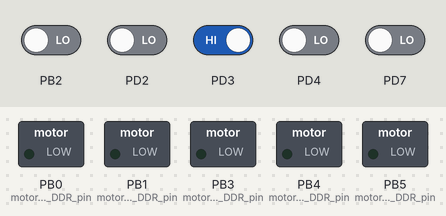
Simulated run of this program. Board: ATmega328P, built with avr-gcc and emulated at 16 MHz. Parts: switched loads named in the program (green lamp = pin HIGH). The test bench sets the inputs (shaded band); at power-on: PD3 HIGH, PB2, PD2, PD4, PD7 LOW.

Above: at 1.2 s.
1.3 s: PD2 driven HIGH
At 2.2 s:
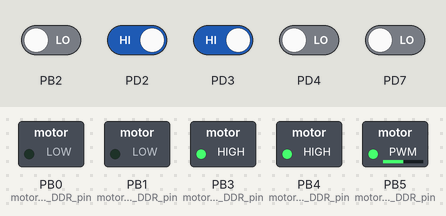
4.3 s: PD3 driven LOW
At 5.7 s:
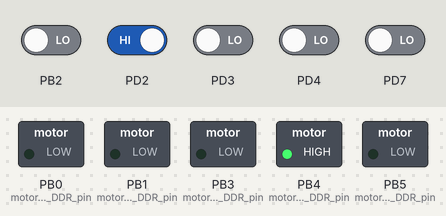
Timing chart, 0 to 7.3 s (numbered marks = the images above; inputs shaded):
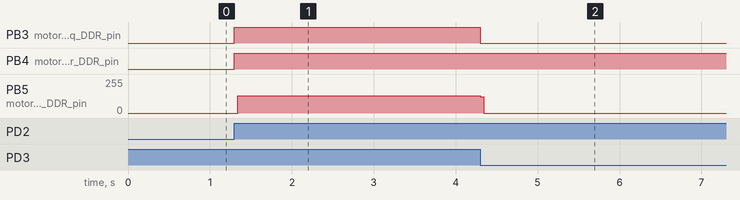

The program:

main.c
```c
/*
 * Ashot's_project.c
 *
 * Created: 06.08.2017 14:32:17
 * Author : Hrach
 */
#include "defines.h"
#include "functions.h"
#include "functions.cpp"

#include <avr/io.h>
#include <util/delay.h>
#include <avr/interrupt.h>

unsigned int	ADC_value;
unsigned int	battom0;
unsigned int	i0;
unsigned int	j0;
unsigned int 	battom1;
unsigned int 	i1;
unsigned int 	j1;
unsigned char	AUTOMATIC_state;//lets automatic mode to start
unsigned char	shpindel_path_counter;
unsigned int	c;
unsigned char	Nuber_of_operetions;
uint8_t			auto_correct;
uint8_t			led;
unsigned char	manual_mode;
uint8_t			motor_2_counter_checker = 0;

ISR (INT0_vect)
{
	if(AUTOMATIC_state==ON)
	{
		motor_1_dir_on;
		battom1=ON;
		j1=0;
		//c=40960;//2560;
	}
}

ISR (TIMER2_COMPA_vect)
{

	if(battom1==ON)
	{
		AUTOMATIC_state=OFF;
		motor_1_ON;

		if (shpindel_path_counter!=0)
		{
			if(j1==0)
			{
				motor_1_Inverse;
				i1++;

				/*************/
				// hin code

			//	j1=4;

				/*******************************/
				/*==== >> avelacrac mas << ====*/
//
				//if(c!=5)
				//{
				//c=c/2;
				//j1=c;
				//}
				//else

				j1=motor_1_code_hz;//1khz generation 6sc 10-200ms wait

				/*==== >> avelacrac masi verj << ====*/
				/*************************************/

			}

			else
			{
				j1--;
			}

			if(i1==motor_1_work_time)
			{
				i1=0;
				shpindel_path_counter--;

				//PORTB &= 0xFC; //&=(0<< PB1);
				motor_1_signal_OFF;
				//PORTB &=(0<< PB0);
				motor_1_OFF;
				//PORTB ^=0x04;//(1<< PB2);
				motor_1_dir_inverse;
				_delay_ms(100);


				//PORTB|=0x01;//(1<< PB0);
				motor_1_ON;
			}
		}

		else
		{
			//PORTB|=0x04;//(1<< PB2);//////////////////////////////////////////
			motor_1_dir_on;
			//PORTB&=0xFE;//(0<< PB0);
			motor_1_OFF;
			battom1=OFF;
			battom0=ON;
			j0=0;
			//b=Nuber_of_operetions;
			shpindel_path_counter=shpindel_path_counter_VAR;
		}
	}

}


ISR (TIMER0_COMPA_vect)
{
	if(battom0==ON)
	{
		//PORTD|=(1<< PD7);
		motor_2_ON;
		if(j0==0)
		{
			//PORTD^=(1<< PD6 );
			motor_2_Inverse;
			j0=motor_2_code_hz;

			i0++;
			}

		else
		{
			j0--;
		}
		if(i0==200)
		{
			i0=0;
			battom0=OFF;

			//PORTD&=(0<< PD7);
			motor_2_OFF;
			//PORTD^=(0<< PD6);
			//motor_2_Inverse;
			motor_2_signal_OFF;
			AUTOMATIC_state=ON;
			battom1=ON;
			j1=0;
			motor_2_counter_checker++;
		}

			if (motor_2_counter_checker == 2)
			{
				led = led_check; //6 pd6 // pinb3 pin 11

				while(led==OFF)
				{
					//PORTB|=0x02;  //  9 pb1 (1<< PB1 ) // PORTD|=0x80;//(1<< PD7);
					//PORTB^=0x01;  // 8 pb0 (1<< PB0 ) // PORTD^=0x40;//(1<< PD6
					motor_2_ON;
					motor_2_Inverse;
					_delay_ms(motor_2_hz/20);
					led = led_check; // 6 pd6 // pinb3 pin
				}
				//PORTB&=0x6B; // 8 pb0 - 11 pb3 // 9 pb1 - 13 pb5 // 1111 1100 <<----petqa poxel
				motor_2_OFF;
				motor_2_signal_OFF;
				motor_2_counter_checker = 0;
			}
	}
}


/***************************************
===========>> manual mode <<===========*/
ISR(INT1_vect)
{
	//u= 0x00;
	AUTOMATIC_state=OFF;
	battom1=OFF;
	battom0=OFF;
	//PORTD&=0x7F;
	motor_2_signal_OFF;
	motor_2_OFF;
	//PORTB&=0xFE;
	motor_1_OFF;
	motor_1_dir_on;
	//motor_1_dir_inverse;

	//manual_mode=0x08 & PORTD;
	manual_mode=manual_mode_check;
	while(manual_mode_check==OFF)//)PD3//inverse logic should be ==ON
	{

		while(manual_mode_motor_1_on_check!=OFF)//PIND4==0x10 check if the flag is on
		{
			//PORTB|=0x01;
			motor_1_ON;
			//PORTB^=0x02;//(1<< PB1 );
			motor_1_Inverse;
			_delay_us(motor_1_hz/2);
			//w= 0x10 & PIND;
		}

		//PORTB&=0xFE;//(0<< PB0);
		motor_1_OFF;
		motor_1_signal_OFF;


		while(manual_mode_motor_2_on_check!=OFF)
		{
			for(uint8_t u=1;u<=200;u++)
			{
				//PORTD|=0x80;//(1<< PD7);
				//PORTD^=0x40;//(1<< PD6 );
				motor_2_ON;
				motor_2_Inverse;
				_delay_ms(motor_2_hz/20);
			}


		}
		//PORTD&=0x7F;
		motor_2_OFF;
		motor_2_signal_OFF;

		auto_correct = auto_correct_check;// 7 pd7 // pinb4 pin 12
		while(auto_correct!=OFF)
		{
			led = led_check; //6 pd6 // pinb3 pin 11

			while(led==OFF)
			{
				//PORTB|=0x02;  //  9 pb1 (1<< PB1 ) // PORTD|=0x80;//(1<< PD7);
				//PORTB^=0x01;  // 8 pb0 (1<< PB0 ) // PORTD^=0x40;//(1<< PD6
				motor_2_ON;
				motor_2_Inverse;
				_delay_ms(motor_2_hz/20);
				led = led_check; // 6 pd6 // pinb3 pin
			}
			//PORTB&=0x6B; // 8 pb0 - 11 pb3 // 9 pb1 - 13 pb5 // 1111 1100 <<----petqa poxel
			motor_2_OFF;
			motor_2_signal_OFF;
			auto_correct = auto_correct_check; //12 pb4 --> 7 pd7 // pinb4 pin 12
		}
	}
	motor_1_dir_on;
	AUTOMATIC_state=ON;
}

/********************************/


int main(void)
{
	//way=0x00;
	battom0=OFF;
	i0=0;
	j0=0;
	battom1=OFF;
	i1=0;
	j1=0;

	shpindel_path_counter=shpindel_path_counter_VAR;

	AUTOMATIC_state=ON;
	PORTB=0x00;
	PORTD=0x00;
	DDRB=0x00;
	DDRD=0x00;

	sbi(motor_1_freq_DDR,motor_1_freq_DDR_pin);
	sbi(motor_1_ON_OFF_DDR,motor_1_ON_OFF_DDR_pin);
	sbi(motor_1_dir_DDR,motor_1_dir_DDR_pin);
	//DDRB=(1<<DDB1)|(1<<DDB0)|(1<<DDB2)|(1<<DDB5);
	//PORTB=(1<< PB2)|(1<<PB5);
	motor_1_dir_on;
	motor_2_freq_PORT=0x00;//bla bla bla pull up stuff
	sbi(motor_2_freq_DDR,motor_2_freq_DDR_pin);
	sbi(motor_2_ON_OFF_DDR,motor_2_ON_OFF_DDR_pin);
	//PORTD=(1<<PORTD3);


	cli();
	Init_Interrupts();
	Init_Timers();
	//Init_ADC();
	//ADC_read();
	sei();

	//Nuber_of_operetions=PIND&0x1C;
	//Nuber_of_operetions=(Nuber_of_operetions>>2);
	//b=Nuber_of_operetions;

	while(1)
	{
		_delay_ms(1000);
	}

	//Nuber_of_operetions=PIND&0x1C;
	//Nuber_of_operetions=(Nuber_of_operetions>>2);
}
```

defines.c
```c
#include "defines.h"
#include "functions.h"
```

defines.h
```c
#ifndef DEFINES
	#define DEFINES

	#define F_CPU 16000000UL
	#define BAUD 9600UL
	#define MY_UBRR (F_CPU/16/BAUD-1)

	#define ON 0x01
	#define OFF 0x00

	#define cbi(sfr, bit) (_SFR_BYTE(sfr) &= ~_BV(bit))
	#define sbi(sfr, bit) (_SFR_BYTE(sfr) |= _BV(bit))
	/*--------------motor 1 pin setup-----------*/
	#define motor_1_freq_DDR				DDRB
	#define motor_1_ON_OFF_DDR				DDRB
	#define motor_1_dir_DDR					DDRB

	#define motor_1_freq_DDR_pin			DDB3//1-->5
	#define motor_1_ON_OFF_DDR_pin			DDB5//0-->3
	#define motor_1_dir_DDR_pin				DDB4//2-->4

	#define motor_1_freq_PORT				PORTB
	#define motor_1_ON_OFF_PORT				PORTB
	#define motor_1_dir_PORT				PORTB

	#define motor_1_freq_pin				PB5//digital 13
	#define motor_1_ON_OFF_pin				PB3//digital 11
	#define motor_1_dir_pin					PB4//digital 12
	/*--------------motor 1-----------*/
	#define motor_1_Inverse					motor_1_freq_PORT^=(1<< motor_1_freq_pin )//digital 9
	#define motor_1_signal_OFF				cbi(motor_1_freq_PORT,motor_1_freq_pin)//shpindeli motor
	#define motor_1_ON						sbi(motor_1_ON_OFF_PORT,motor_1_ON_OFF_pin)//digital 8
	#define motor_1_OFF						cbi(motor_1_ON_OFF_PORT,motor_1_ON_OFF_pin)//motori razrisheni
	#define motor_1_dir_on					sbi(motor_1_dir_PORT,motor_1_dir_pin)//digital 10
	#define motor_1_dir_inverse				motor_1_dir_PORT^=(1<< motor_1_dir_pin)
	/*--------------motor 2 pin setup-----------*/
	#define motor_2_freq_DDR				DDRB
	#define motor_2_ON_OFF_DDR				DDRB

	#define motor_2_freq_DDR_pin			DDB0
	#define motor_2_ON_OFF_DDR_pin			DDB1

	#define motor_2_freq_PORT				PORTB
	#define motor_2_ON_OFF_PORT				PORTB

	#define motor_2_freq_pin				PB0//digital 8
	#define motor_2_ON_OFF_pin				PB1//digital 9

	/*--------------motor 2-----------*/
	#define motor_2_Inverse					motor_2_freq_PORT^=(1<< motor_2_freq_pin)//digital 8
	#define motor_2_signal_OFF				cbi(motor_2_freq_PORT,motor_2_freq_pin)
	#define motor_2_ON						sbi(motor_2_ON_OFF_PORT,motor_2_ON_OFF_pin)//digital 9
	#define motor_2_OFF						cbi(motor_2_ON_OFF_PORT,motor_2_ON_OFF_pin)

	#define manual_mode_check				(0x08 & PIND)//PD2 digital 2
	#define manual_mode_motor_1_on_check	(0x10 & PIND)//PD4 digital 4 check

	#define manual_mode_motor_2_on_check	(0x04 & PINB)//PB2 digital 10 check

	/*--------------led---------------*/
	#define led_check						(0x40 & PIND)//6 pd6
	#define auto_correct_check				(0x80 & PIND)//7 pd7


	#define shpindel_path_counter_VAR		2//
	#define motor_1_hz						1000 // anpayman zuyg
	#define motor_1_code_hz					((10000/(motor_1_hz*2))-1)

	#define motor_2_hz						100  // anpayman zuyg
	#define motor_2_code_hz					((10000/(motor_2_hz*2))-1)
	#define time_sec						6 //seconds
	#define motor_1_work_time				2*time_sec*motor_1_hz
#endif //DEFINES
```

functions.cpp
```c
#include "defines.h"
#include "functions.h"

#include <avr/io.h>


void 	Init_Timers()
{
	// enable timer interrupt for Timer0

	TCCR0A = (1<<WGM21); //ctc
	TCCR0B = (1<<CS01);   //use clk/8
	TIMSK0 = (1<<OCIE0A); //interrupt
	TCNT0=0x00;
	OCR0A=199;   // 10kHz


	//// enable timer interrupt for Timer1
//
	//TCCR1B=(1<<WGM12)|(1<<CS11); //use clk/8
	//TCCR1C=(1<<FOC1A);
	//TIMSK1=(1<<OCIE1A);
	//TIFR1=(1<<OCF1A);
	//TCNT1H=0x00;
	//TCNT1L=0x00;
	//OCR1A=199;	// 10kHz


	// enable timer interrupt for Timer2

	TCCR2A = (1<<WGM21); //ctc
	TCCR2B = (1<<CS21);   //use clk/8
	TIMSK2 = (1<<OCIE2A); //interrupt
	TCNT2=0x00;
	OCR2A=199;   // 10kHz

}

void Init_Interrupts()
{
	// enable External Interrupt Request 0 (pin 2)

	EICRA =0x03; //(1<<ISC00) | (1<<ISC01);
	//EIMSK = (1<<INT0);
	//EIFR = (1<<INTF0);
//
	//// enable External Interrupt Request 1 (pin 3)

	//EICRA =0x00;//(1<<ISC10) | (1<<ISC11);
	EIMSK = 0x03;//(1<<INT1);
	EIFR = 0x03;//(1<<INTF1);
//
	// enable Pin Change Interrupts 5,4,3.
	//PCICR=(1<<PCIE0);
	//PCIFR=(1<<PCIF0);
	//PCMSK0=(1<<PCINT5)|(1<<PCINT3)|(1<<PCINT2);

}

//void Init_ADC()
//{
	//
	//ADMUX  = (1<<REFS0);//ADC0 with AVCC with external capacitor at AREF pin
	//ADCSRA = (1<<ADEN) | (1<<ADIE) | (1<<ADPS2) | (1<<ADPS1) | (1<<ADPS0)| (1<<ADATE); //ADATE ADC Auto Trigger Enable
	//ADCSRB = (1<<ADTS0) | (1<<ADTS2);//Timer/Counter1 Compare Match B
	//DIDR0 = 0x3E;
//}
//
//unsigned int ADC_read()
//{
	////while(ADCSRA & (1<<ADSC));
	//return ADC;
//}
```

functions.h
```c
#ifndef FUNCTIONS
#define FUNCTIONS

void Init_Interrupts();
void Init_Timers();
//void Init_ADC();
//unsigned int ADC_read();

#endif
```

Measured:
- after the input at 1.3 s, PB3 (motor_1_freq_DDR_pin), PB4 (motor_1_dir_DDR_pin): LOW → HIGH at once; PB5 (motor_1_ON_OFF_DDR_pin): 0/255 → 128/255 at once
- after the input at 4.3 s, PB4 (motor_1_dir_DDR_pin): stays HIGH (without the input it goes to LOW after 3.0 s)
